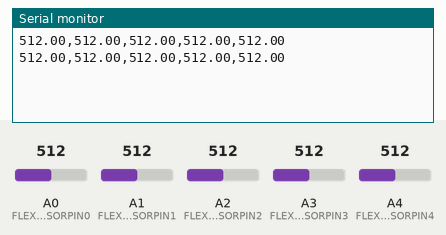
This sketch was run on a simulated Arduino Uno, built with avr-gcc and run on an emulated ATmega328P. Shown: the last lines printed to the serial monitor. The inputs (shaded band) are chosen by the test bench; at power-on: A0 (FLEXSENSORPIN0) = 512, A1 (FLEXSENSORPIN1) = 512, A2 (FLEXSENSORPIN2) = 512, A3 (FLEXSENSORPIN3) = 512, A4 (FLEXSENSORPIN4) = 512.

Above: at 1.8 s.
1.9 s: A0 (FLEXSENSORPIN0) set to 716
At 2.8 s:
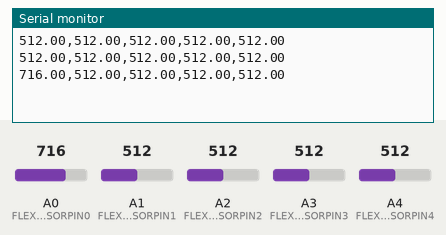
3.4 s: A1 (FLEXSENSORPIN1) set to 716
At 4.5 s:
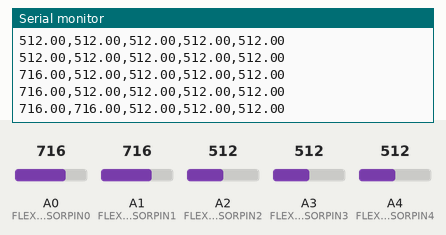
4.9 s: A2 (FLEXSENSORPIN2) set to 716
At 5.8 s:
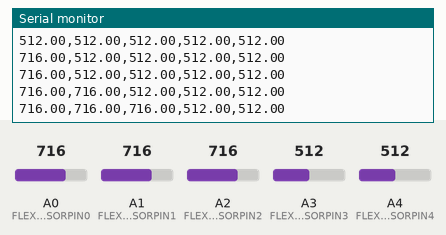
6.4 s: A3 (FLEXSENSORPIN3) set to 716
At 7.7 s:
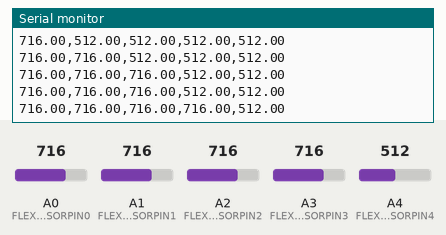
7.9 s: A4 (FLEXSENSORPIN4) set to 716
At 8.8 s:
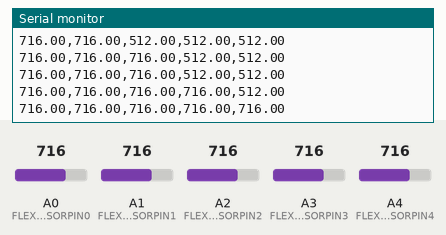
9.4 s: A0 (FLEXSENSORPIN0) set to 992
At 10.6 s:
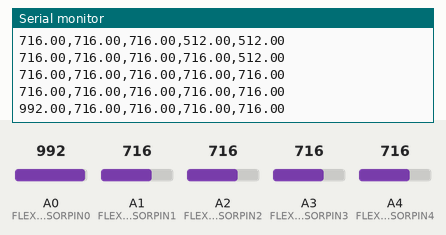
Timing chart, 0 to 11.9 s (numbered marks = the images above; inputs shaded):
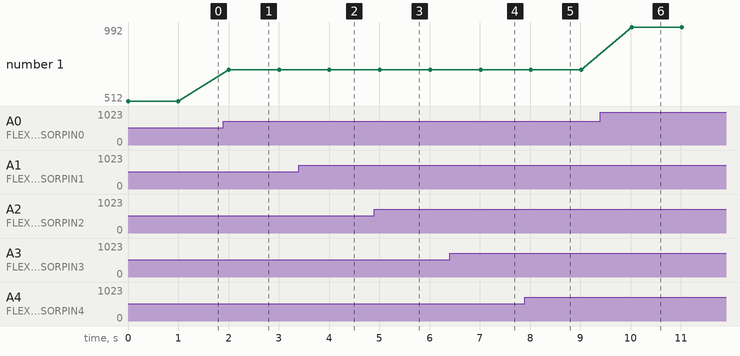

Measured:
- after the input at 1.9 s, the serial monitor: prints a new line after 0.11 s (image 1)
- after the input at 3.4 s, the serial monitor: prints a new line after 0.61 s (image 2)
- after the input at 4.9 s, the serial monitor: prints a new line after 0.11 s (image 3)
- after the input at 6.4 s, the serial monitor: prints a new line after 0.62 s (image 4)
- after the input at 7.9 s, the serial monitor: prints a new line after 0.12 s (image 5)
- after the input at 9.4 s, the serial monitor: prints a new line after 0.62 s (image 6)
- plotted number 1: 512 → 716 after the input at 1.9 s, 716 → 992 after the input at 9.4 s

The sketch:

sketch_aug03a.ino
```cpp
//#include <ArduinoJson.h>
#include <stdio.h>

#define FLEXSENSORPIN0 A0
#define FLEXSENSORPIN1 A1
#define FLEXSENSORPIN2 A2
#define FLEXSENSORPIN3 A3
#define FLEXSENSORPIN4 A4


float finger1Reading;
float finger2Reading;
float finger3Reading;
float finger4Reading;
float finger5Reading;

float dataArray[5];


void setup() {

  Serial.begin(9600);

}

void loop(void) {

  String output;

  finger1Reading = singleReading(FLEXSENSORPIN0);
  finger2Reading = singleReading(FLEXSENSORPIN1);
  finger3Reading = singleReading(FLEXSENSORPIN2);
  finger4Reading = singleReading(FLEXSENSORPIN3);
  finger5Reading = singleReading(FLEXSENSORPIN4);

  output += String(finger1Reading);
  output += ",";
  output += String(finger2Reading);
  output += ",";
  output += String(finger3Reading);
  output += ",";
  output += String(finger4Reading);
  output += ",";
  output += String(finger5Reading);

  Serial.println(output);

  delay(1000);


}

float singleReading(int pin){
  float reading;
  reading = analogRead(pin);
  return reading;
}
```
